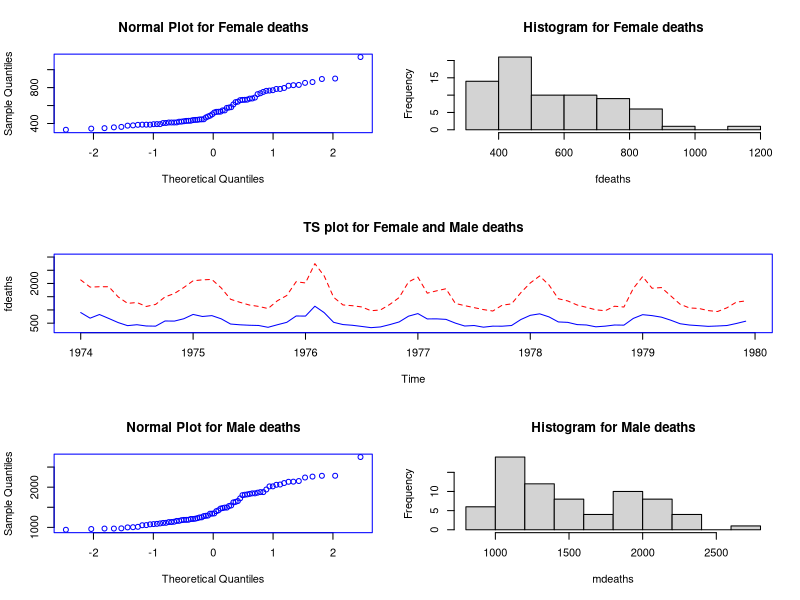
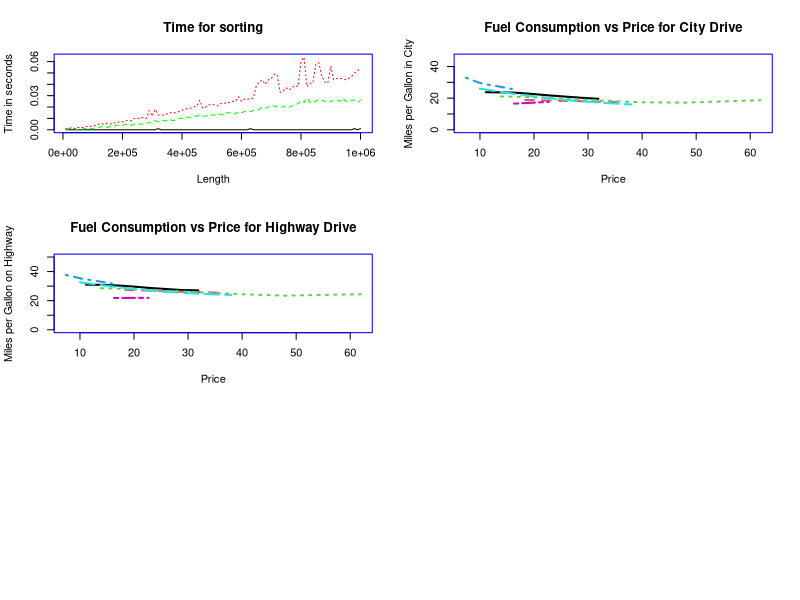
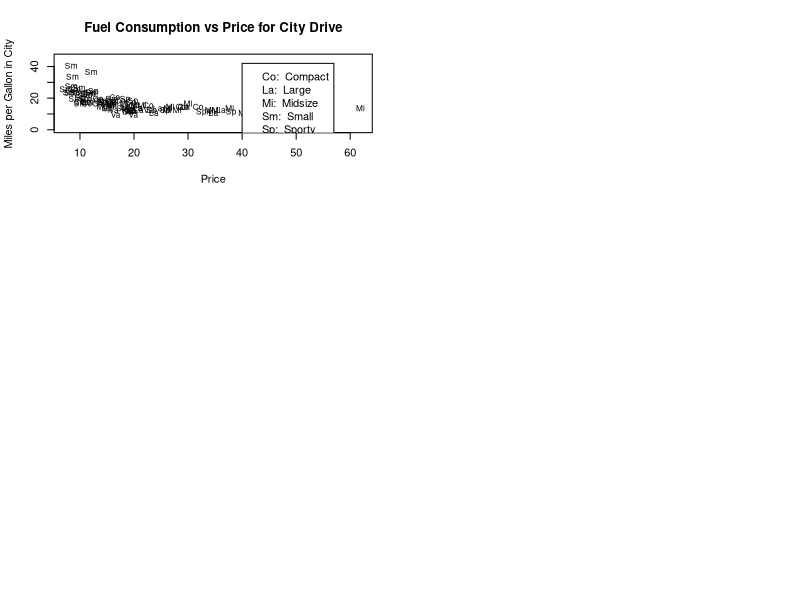
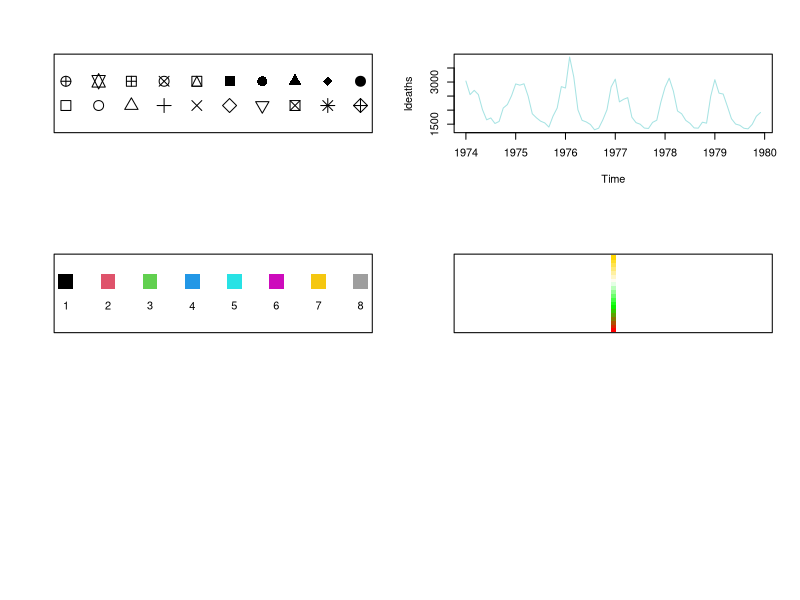
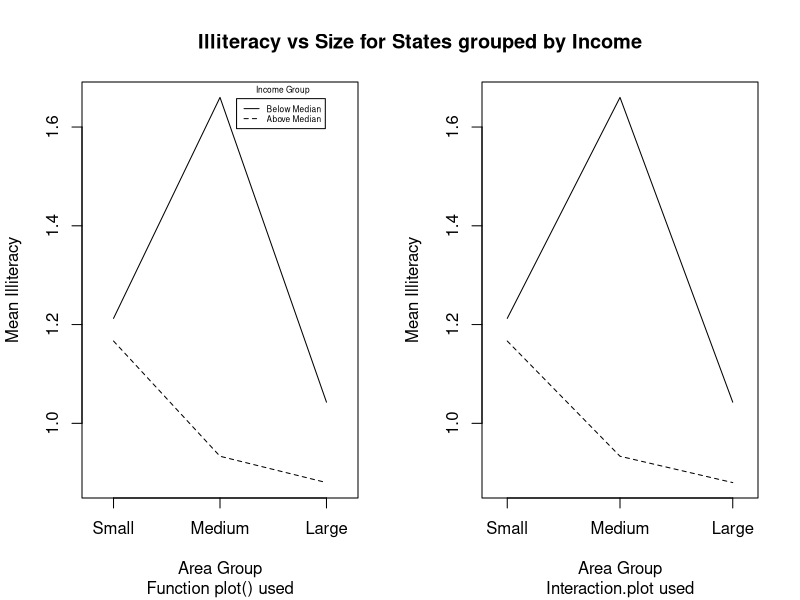
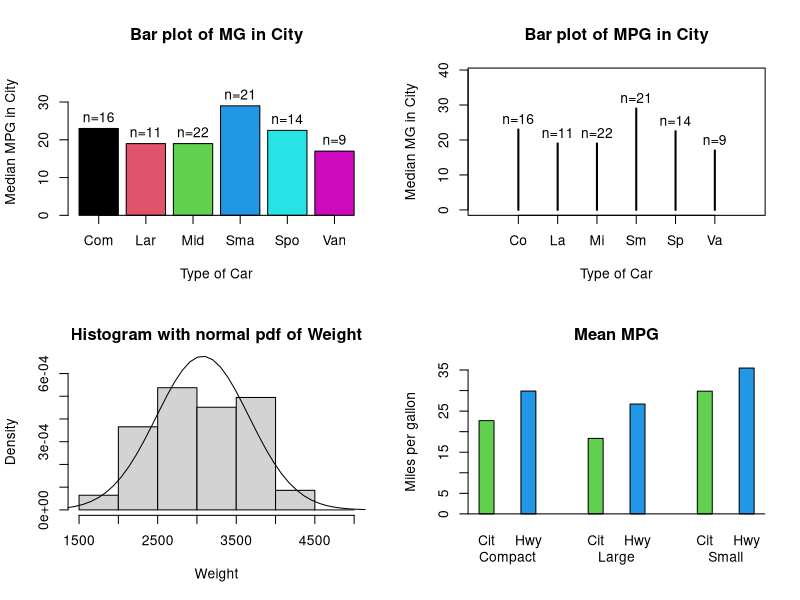
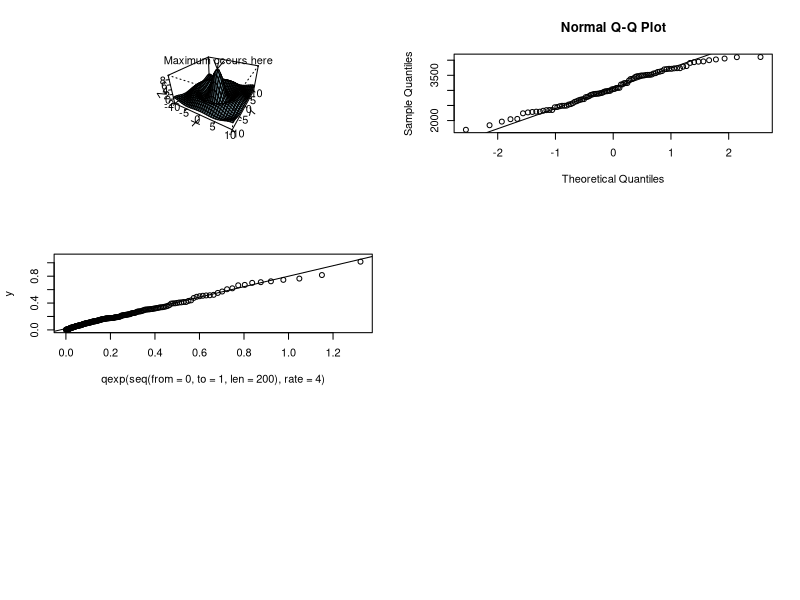
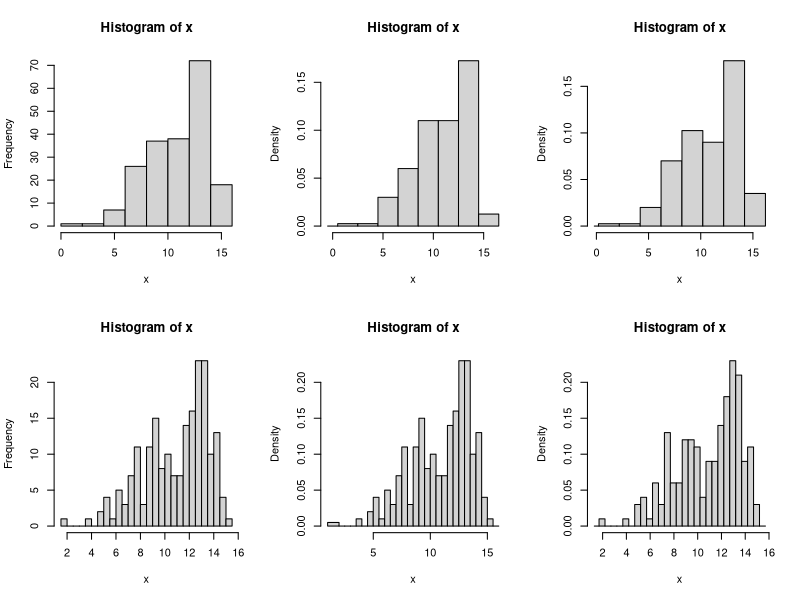

Source code (R) for these figures, in order: (Note: this script raises an error after producing the figures.)
## ---- chunk 1
par("fin")
## ---- chunk 2
par('col')
## ---- chunk 3
temp <- par(col = "blue")
## ---- chunk 4
temp
## ---- chunk 5
par('col')
## ---- chunk 6
par (mfrow = c(3,2), mfg = c(1,1))
qqnorm (fdeaths, main = "Normal Plot for Female deaths")
par (mfg = c(1,2))
hist (fdeaths, main = "Histogram for Female deaths")
par (mfrow = c(3,1), mfg = c(2,1))
ts.plot (fdeaths, ylim = c(250, 3000), main = "TS plot for Female and Male deaths")
lines (mdeaths, lty = 2, col = "red")
par (mfrow = c(3,2), mfg = c(3,1))
qqnorm (mdeaths, main = "Normal Plot for Male deaths")
par (mfg = c(3,2))
hist (mdeaths, main = "Histogram for Male deaths")
## ---- chunk 7
my.func <- function () 
{ times <- matrix(0,100,3)
  for(i in 1:100)
    {  n <- i * 10000
       s1 <- 1:n
       s2 <- sample(n)
       s3 <- rnorm(n)
       times[i,1] <- system.time(sort(s1))[1]
       times[i,2] <- system.time(sort(s2))[1]
       times[i,3] <- system.time(sort(s3))[1]
     }
  matplot(x = (1:100)*10000, y= times, type = "l", lty = 1:3,
          col = c("black", "green", "red"), xlab = "Length",  
          ylab = "Time in seconds", main = "Time for sorting")  
}
my.func()
## ---- chunk 8
my.func <- function (spar = 0.9)
{ require (MASS)                             # What is the effect of require()?
  oldstate <- par (no.readonly = TRUE)       # Describe object 'oldstate'
  on.exit (par (oldstate))                   # Of what use is on.exit()?

  cargrp <- Cars93[ , "Type"]
  price <- Cars93[ , "Price"]
  mpg.city <- Cars93[ , "MPG.city"]
  mpg.highway <- Cars93[ , "MPG.highway"]
  plot(price, mpg.city, type = "n", ylim = c(0, max(mpg.city)), 
       main = "Fuel Consumption vs Price for City Drive", xlab = "Price", 
       ylab = "Miles per Gallon in City")
  jj <- 0
  for(i in levels(cargrp))
    {  jj <- jj+1
       lines (smooth.spline (price[cargrp==i], mpg.city[cargrp==i], spar=spar),
              lty = jj, col = jj, lwd=2)
    }
  plot(price, mpg.highway, type = "n", ylim = c(0, max(mpg.highway)), 
       main = "Fuel Consumption vs Price for Highway Drive", xlab = "Price", 
       ylab = "Miles per Gallon on Highway")
  jj <- 0
  for(i in levels(cargrp))
    {  jj <- jj+1
       lines (smooth.spline (price[cargrp==i], mpg.highway[cargrp==i], 
                             spar = spar),
              lty = jj, col = jj, lwd = 2)
    }
}
my.func ()
## ---- chunk 9
my.func <- function()
{ require (MASS)  
  oldstate <- par (no.readonly = TRUE) 
  on.exit (par (oldstate)) 

  cargrp <- Cars93[ , "Type"]
  price <- Cars93[ , "Price"]
  mpg.city <- Cars93[ , "MPG.city"]
  plot(price, mpg.city, type = "n", ylim = c(0, max(mpg.city)), 
       main = "Fuel Consumption vs Price for City Drive", xlab = "Price", 
       ylab = "Miles per Gallon in City")
  char <- substring (as.character (cargrp), 1, 2)
  text (x = price, y = mpg.city, labels = char, pos = 1, cex = 0.75)
  labs <- paste (substring (levels (cargrp), 1, 2), levels(cargrp), sep=":  ")
  legend(x = 40, y = 42, legend = labs)
}
my.func ()
## ---- chunk 10
plot (x = rep(1:10, 2), y = rep (c(1,2), c(10,10)), pch = 0:19, cex = 2, 
      pty = "p", ylim = c(0,3), xlab = "", ylab = "", xaxt = "n", yaxt = "n")
## ---- chunk 11
plot (ldeaths, col = rgb (red = 167, green = 227, blue = 227, 
                          maxColorValue = 255))
## ---- chunk 12
plot (1:8, rep (1, 8), pch = 15, col = 1:8, cex = 3, ylim = c(-1,2), 
      xaxt = "n", yaxt = "n", xlab = "", ylab = "")
text (1:8, rep (0, 8), 1:8)
## ---- chunk 13
col.vec <- colorRampPalette (c ("red", "green", "white", "gold"))(20)
plot (rep(1,20), 1:20, col = col.vec, pch = 15,
      xaxt = "n", yaxt = "n", xlab = "", ylab = "")
## ---- chunk 14
my.func <- function()
{ old.state <- par(no.readonly = TRUE)
  on.exit (par (old.state))
  area <- state.x77[, "Area"]
  income <- state.x77[, "Income"]
  area.grp <- cut(area, c(0, quantile (area, c(1/3, 2/3, 1))),
                  labels = c("Small", "Medium", "Large"))
  income.grp <- cut(income, c(0, quantile (income, c(1/2, 1))),
                    labels = c("Below Median", "Above Median"))
  mns <- tapply(state.x77[, "Illiteracy"], list(area.grp, income.grp), mean)
  par(mfrow = c(1, 2))
  plot(c(0.8, 3.2), range(mns), type = "n", xaxt = "n", xlab = "Area Group", 
       ylab ="Mean Illiteracy", sub = "Function plot() used")
  axis(side = 1, at = 1:3, labels = levels(area.grp))
  lines(1:3, mns[, 1])
  lines(1:3, mns[, 2], lty = 2)
  par(usr = c(0, 1, 0, 1))
  legend(0.56, 0.96, lty = c(1,2), legend = levels(income.grp), cex= 0.5)
  text(0.63, 0.98, adj = 0, "Income Group", cex = 0.5)
	interaction.plot(area.grp, income.grp, state.x77[,"Illiteracy"], 
	                 xlab = "Area Group", ylab = "Mean Illiteracy", 
	                 sub = "Interaction.plot used", lty = 1:2, xtick = TRUE, 
	                 legend = FALSE)
  par(mfrow = c(1,1))
  par(new = T)
  plot(1:10, 1:10, type="n", xlab="", ylab="",axes = FALSE)
  title(main = "Illiteracy vs Size for States grouped by Income")
}
my.func ()
## ---- chunk 15
my.func <- function()
{ require (MASS)
  old.state <- par(no.readonly = TRUE)
  on.exit (par (old.state))
  par (mfrow = c(2,2))
  
  cargrp <- Cars93[,"Type"]
  meds <- tapply (Cars93[,"MPG.city"], cargrp, median)
  
  where <- barplot (meds, names = substring (levels(cargrp), 1, 3),
                    ylim = c(0, max(meds)+10), main = "Bar plot of MG in City",
                    xlab = "Type of Car", ylab = "Median MPG in City",
                    col = 1:length(meds), axis.lty = 1)
  text (where, meds+3, paste ("n", table (cargrp), sep = "="))

  # ---------------------------------------------------------------------------
  plot (0:(length(meds)+1), c(rep(0, (length(meds)+1)), max(meds)),
        ylim = c(0, max(meds)+10), type = "n", xlab = "", 
        ylab = "Median MG in City", main = "Bar plot of MPG in City", xaxt = "n")
  for (i in 1:length(meds))
    lines (c(i,i), c(0, meds[i]), lwd = 2)
  title (xlab = "Type of Car")
  axis (side = 1, at = 1:6, labels = substring(levels(cargrp), 1, 2))
  text (1:6, meds+3, paste("n", table (cargrp), sep = "="))
  
  # ---------------------------------------------------------------------------
  weight <- Cars93[,"Weight"]
  hist (weight, breaks = seq (from = 1500, to = 5000, by = 500), prob = TRUE,
        ylim = c(0, 0.0006), xlab = "Weight", main = "Histogram with normal pdf of Weight")
  pts <- seq (from = par("usr")[1], to = par("usr")[2], len = 40)
  lines (pts, dnorm(pts, mean=mean(weight), sd=sd(weight)), xpd = TRUE)
  
  # ---------------------------------------------------------------------------
  data.use <- Cars93[Cars93[,"Type"] == "Large" |
                     Cars93[,"Type"] == "Compact" |
                     Cars93[,"Type"] == "Small", c("Type", "MPG.city", "MPG.highway")]
  data.use [,1] <- factor (data.use [,1])
  rmeans <- apply (data.use[,2:3], 2, tapply, data.use[,1], mean)
  xvals <- barplot (t(rmeans), beside = TRUE, space = c(1.8, 3.5),
                    main = "Mean MPG", ylab = "Miles per gallon",
                    names = rep(c("Cit","Hwy"), 3), col = 3:4)
  axis (side = 1, at = apply (matrix (xvals, nrow = 2), 2, mean),
        line = 1, labels = rownames(rmeans), tick = FALSE)
  abline (h = 0)
}
my.func ()
## ---- chunk 16
my.func <- function () 
{ x <- seq(-10, 10, length= 30)
  y <- x
  ff <- function(x,y) { r <- sqrt(x^2+y^2); 10 * sin(r)/r }
  z <- outer(x, y, ff)
  z[is.na(z)] <- 1
  op <- par(bg = "white")
#  persp(x, y, z, theta = 30, phi = 30, expand = 0.5, col = "lightblue")
  res <- persp(x, y, z, theta = 30, phi = 30, expand = 0.5, col = "lightblue", 
               ltheta = 120, shade = 0.75, ticktype = "detailed", xlab = "X", 
               ylab = "Y", zlab = "Z" ) 
  print (round(res, 3))
  
  #--- Add to existing persp plot : ---
  #--- Function trans3d() -------------
 	trans3d <- function(x,y,z, pmat) 
 	{
 	  tr <- cbind(x,y,z,1) %*% pmat
    list(x = tr[,1]/tr[,4], y = tr[,2]/tr[,4])
  }
  # ----------------------------------
  z1 <- ff(1e-10, 1e-10)
  transfrm <- trans3d (c(0,-2.5), c(0,5), c(z1,z1), res)
  arrows(transfrm$x[1], transfrm$y[1], transfrm$x[2], transfrm$y[2], 
         length = 0.1, code = 1)
  text(transfrm$x[2], transfrm$y[2]+0.02, "Maximum occurs here")
  return(z1)
}
my.func()
## ---- chunk 17
qqnorm (Cars93$Weight)
qqline (Cars93$Weight)
## ---- chunk 18
y <- rexp(200, rate=4)
qqplot (qexp (seq (from = 0, to = 1, len = 200), rate=4), y)
qqline(y, distribution = function(p) qexp(p, rate=4))
## ---- chunk 19
set.seed (38472)
x1 <- rnorm(100, 9, 2)
x2 <- rnorm(100, 13, 1)
x <- c(x1, x2)
par(mfcol=c(2,3))
out1 <- hist(x,right=F)
out2 <- hist(x,breaks=20,right=F)
b1 <- out1$breaks
b11 <- c(b1[1]-0.5,b1+0.5)
b2 <- out2$breaks
b21 <- c(b2[1]-0.5,b2+0.5)
hist(x,breaks=b11,right=F)
hist(x,breaks=b21,right=F)
b12 <- c(b1[1]-0.2,b1+0.2)
b22 <- c(b2[1]-0.2,b2+0.2)
hist(x,breaks=b12,right=F)
hist(x,breaks=b22,right=F)
## ---- chunk 20
ASH <- function (x, b0 = 1, bk = 15, h = 0.5, m = 5) # h=lambda
{
  Bvec <- as.vector ((bk - b0)/h+2, "list")
  fhat <- matrix (nrow = m, ncol = (bk-b0)/h+1) 
  for (i in 1:m)
    { Bvec[[i]] <- seq (from = b0+(i-1)*h/m, to = bk+h+(i-1)*h/m, by = h)
      fhat[i,] <- hist (x, breaks = Bvec[[i]], right = T, plot = F)$density
    }
  fhat.ASH <- apply(fhat, 2, mean)
  x.vec <- seq (from = b0, to = bk+h,length = length(fhat.ASH))
  plot (x.vec, fhat.ASH, type="l")
}
ASH(x, m=20, h=1, b0=-2, bk=18)
## ---- chunk 21
plot(density(x), type="l")
## ---- chunk 22
coplot (state.x77 [,"Illiteracy"] ~ state.x77 [,"Life Exp"] | 
                                   state.x77 [,"Income"] + state.x77 [,"Area"], 
                                number = c(4,3), overlap=c(0,0.2))
## ---- chunk 23
my.func <- function () 
{ old.state <- par (no.readonly = TRUE)
 on.exit (par (old.state))
   
 par (omd = c(0, 0.66, 0, 1), mfcol = c(2, 1))
 ts.plot (mdeaths, xlab = "Year", ylab = "Male deaths")
 ts.plot (fdeaths, xlab = "Year", ylab = "Female deaths")

 par (omd = c(0.66, 1, 0, 1), mfcol = c(2, 1), mfg = c(1, 1), new=TRUE)
 hist (mdeaths, xlab = "Male deaths", ylab = "Frequency", main = "")
 hist (fdeaths, xlab = "Female deaths", ylab = "Frequency", main= "")

 par (omd = c(0, 1, 0, 1), mfcol = c(1, 1))
 title ("Line plot and Histogram for male deaths")
   
 par(omd = c(0, 1, 0, 0.5), mfcol = c(1, 1))
 title ("Line plot and Histogram for female deaths")          
}
my.func ()
## ---- chunk 24
library(knitr)
knitr::include_graphics("pics/ggplot.jpg")
## ---- chunk 25
library (MASS)
library (tidyverse)
cereal <- tibble (UScereal)
## ---- chunk 26
ggplot(data = cereal, 
       mapping = aes(x = mfr)) +   
       geom_bar()
## ---- chunk 27
ggplot(data = cereal, 
       mapping = aes(x = mfr)) +   
       geom_bar(fill = "gold")
## ---- chunk 28
ggplot(data = cereal, 
       mapping = aes(y = mfr, fill = vitamins)) +   
       geom_bar() 
## ---- chunk 29
ggplot(data = cereal, 
       mapping = aes(y = mfr, fill = vitamins)) +   
       geom_bar(position = position_dodge())
## ---- chunk 30
ggplot(data = cereal, 
       mapping = aes(x = calories, y = fat)) +        
       geom_point()
## ---- chunk 31
ggplot(data = cereal, 
       mapping = aes(x = calories, y = fat)) + 
       geom_point(mapping = aes(colour = factor(shelf)))

ggplot(data = cereal, 
       mapping = aes(x = calories, y = fat)) + 
       geom_point(mapping = aes(colour = sugars))
## ---- chunk 32
ggplot(data = cereal, 
       mapping = aes(x = calories, y = fat)) + 
       geom_point(mapping = aes(colour = sugars)) +
       geom_smooth()
## ---- chunk 33
ggplot(data = cereal, 
       mapping = aes(x = calories, y = fat)) + 
       geom_point(mapping = aes(colour = sugars)) +
       geom_smooth(method = "lm")
## ---- chunk 34
ggplot(data = cereal, 
       mapping = aes(x = calories, y = fat)) + 
       geom_point(mapping = aes(colour = sugars, 
                                shape = mfr, 
                                size = factor(shelf)))
## ---- chunk 35
ggplot(data=cereal, 
       mapping = aes(x = calories, y = fat)) + 
       geom_point(mapping=aes(colour = sugars),
                              shape = "cross",
                              position = position_jitter(height=0.05))
## ---- chunk 36
ggplot(data = cereal, 
       mapping = aes(x = calories, y = fat)) + 
       geom_text(mapping = aes(label=mfr))

ggplot(data = cereal, 
       mapping = aes(x = calories, y = fat)) + 
       geom_text(mapping=aes(label=mfr), check_overlap=T)

ggplot(data = cereal, 
       mapping = aes(x = calories, y = fat)) + 
       geom_label(mapping = aes(label=mfr))
## ---- chunk 37
ggplot (data = cereal, mapping = aes(x = carbo)) + 
        geom_dotplot()  

ggplot (data = cereal, mapping = aes(x = carbo)) + 
        geom_dotplot(binwidth = 2, stackdir = "center", 
                     stackratio = 0.8, dotsize = 1.2)  
## ---- chunk 38
ggplot (data = cereal, 
        mapping = aes(x = vitamins, y = sodium)) +
        geom_boxplot() + geom_jitter()

ggplot (data = cereal, 
        mapping = aes(x = vitamins, y = sodium)) +
        geom_boxplot() + geom_jitter()
## ---- chunk 39
x <- seq(from = 0.01, to = 0.99, len = 100) 
y <- c(log(x), 2 * log(x))   
z <- rep(c("a", "b"), each = 100) 

dat <- tibble(x=rep(x,2), y, z) 
dat

ggplot(dat, aes(x = x, y = y)) + 
       geom_line(aes(colour = z))
## ---- chunk 40
p1 <- ggplot (faithful, 
              aes(x = eruptions, y = waiting)) +
              geom_point() + xlim(0.5,5) + ylim(40,110)

p1
p1 + geom_density_2d()
## ---- chunk 41
n.1.1 <- rnorm(100, 1, 1)
F.4.9 <- rf(100, 4,9)
dat <- tibble(n.1.1,F.4.9)
dat2 <- pivot_longer(dat, cols = everything())
ggplot (dat, aes(x=n.1.1)) + stat_ecdf()
ggplot (dat2, aes(x=value, colour = name)) + stat_ecdf()
## ---- chunk 42
p2 <- ggplot() + xlim(-5,5)
p2 + geom_function(fun = function(x) 2*exp(x)*cos(x))
## ---- chunk 43
x3 <- rpois(100, 5)
dat3 <- tibble(x3)
ggplot (dat3, aes(x = x3)) + stat_ecdf() + 
        geom_function(fun = ppois,    
                args=list(lambda=mean(x3)), col="blue") +
        geom_function(fun = pnorm, 
               args=list(mean=mean(x3), sd=sqrt(mean(x3))), 
               col="red")
## ---- chunk 44
x4 <- rgamma(1000, 5, 3)
dat4 <- tibble(x4)
ggplot (dat4, aes(x4)) + geom_histogram()
  
ggplot(dat4, aes(x4)) +
       geom_histogram(aes(y=after_stat(density)), 
                      fill="pink") +
       geom_function (fun = dgamma, 
                      args=list(shape = 5, rate = 3))
## ---- chunk 45
ggplot(data = cereal, 
       mapping = aes(x = calories, y = fat)) + 
       geom_point(mapping = aes(colour = mfr))
## ---- chunk 46
ggplot(data = cereal, 
       mapping = aes(x = calories, y = fat)) + 
       geom_point(mapping = aes(colour = mfr)) +
       scale_colour_brewer(type = "qual")
## ---- chunk 47
ggplot(data = cereal, 
       mapping = aes(x = calories, y = fat)) + 
       geom_point(mapping = aes(colour = sugars))
## ---- chunk 48
ggplot(data = cereal, 
       mapping = aes(x = calories, y = fat)) + 
       geom_point(mapping = aes(colour = sugars))+
       scale_colour_gradientn(colours = rainbow(21))
## ---- chunk 49
ggplot(data = cereal, 
       mapping = aes(x = calories, y = fat)) + 
       geom_point(mapping = aes(colour = sugars))+
       scale_colour_gradient(low = "black", 
                             high = "orange")
## ---- chunk 50
ggplot(data = cereal, 
       mapping = aes(x = calories, y = fat)) + 
       geom_point(mapping = aes(colour = sugars))+
       scale_colour_gradient(low = "black", 
                             high = "orange") +
       scale_x_continuous(breaks = seq(from = 50, to = 450, by = 50)) + 
       scale_y_continuous(trans = "log")
## ---- chunk 51
# Hadley's favourite pie chart
df <- data.frame(
  variable = c("does not resemble", "resembles"),
  value = c(20, 80)
)

ggplot(df, aes(x = "", y = value, fill = variable)) +
       geom_col(width = 1) +
       scale_fill_manual(values = c("red", "yellow")) +
       coord_polar("y", start = pi / 3) +
       labs(title = "Pac man")
## ---- chunk 52
theta.vec <- seq(from = 0, to = pi/2, len = 200)
my.dat <- tibble (theta = theta.vec,
                  r = theta.vec*sin(theta.vec))
ggplot (my.dat) + geom_line(aes(x = theta, y=r)) +
                  coord_polar(theta = "x")
## ---- chunk 53
city.coords <- data.frame(city=attr(eurodist,"Labels"),
                          cmdscale(eurodist))
colnames(city.coords)[2:3] <- paste("dim",1:2,sep="")
city.coords <- tibble(city.coords)
ggplot (city.coords, mapping = aes(x = dim1, y = dim2)) +
        geom_text(mapping = aes(label=city)) +
        coord_fixed(ratio = 1)         
## ---- chunk 54
ggplot(data = cereal, 
       mapping = aes(x = calories, y = fat)) + 
       geom_point() +
       facet_grid (vars(mfr))

ggplot(data = cereal, 
       mapping = aes(x = calories, y = fat)) + 
       geom_point() +
       facet_wrap (vars(mfr))
## ---- chunk 55
ggplot(data = cereal, 
       mapping = aes(x = calories, y = fat)) + 
       geom_point() +
       facet_wrap (vars(mfr, vitamins), scales = "free")
## ---- chunk 56
p3 <- ggplot(data = cereal, 
      mapping = aes(y = mfr, fill = vitamins)) +   
      geom_bar() + 
      facet_wrap(vars(mfr))
p3
p3 + theme_classic()
p3 + theme_minimal()
p3 + theme(panel.grid.major = element_line("gray", size = 0.5))
p3 + theme(axis.text.y = element_text(size = 18))
p3 + ggtitle("Heading") + theme(plot.title = element_text(family = "serif"))

p4 <- ggplot(data = cereal, 
             mapping = aes(x = calories, y = fat)) + 
             geom_point(mapping = aes(colour = sugars))
p4 + guides(colour = guide_colourbar(barwidth = 0.25, barheight = 20,
                                        nbin=100))
p4 + guides (col = guide_legend(ncol=2, reverse=TRUE))
p4 + scale_x_continuous(breaks = seq(from = 50, to = 450, by = 25),
                        guide = guide_axis(n.dodge = 2)) + 
     guides(y = guide_axis(angle = 90), y.sec = guide_axis())
## ---- chunk 57
crimes <- data.frame(state = tolower(rownames(USArrests)), USArrests)
library (maps)
states_map <- map_data("state")
pp <- ggplot(crimes, aes(map_id = state)) +
             geom_map(aes(fill = Murder), map = states_map) +
             expand_limits(x = states_map$long, 
                           y = states_map$lat) 
pp + coord_map()
pp + coord_map("azequalarea")
pp + coord_map("orthographic")

usamap <- ggplot(states_map, aes(long, lat, group = group)) +
                 geom_polygon(fill = "white", colour = "black")
usamap
usamap + coord_map()
usamap + coord_map("azequalarea")
usamap + coord_map("orthographic")
usamap + coord_map("orthographic", orientation = c(90, 0, 90))
